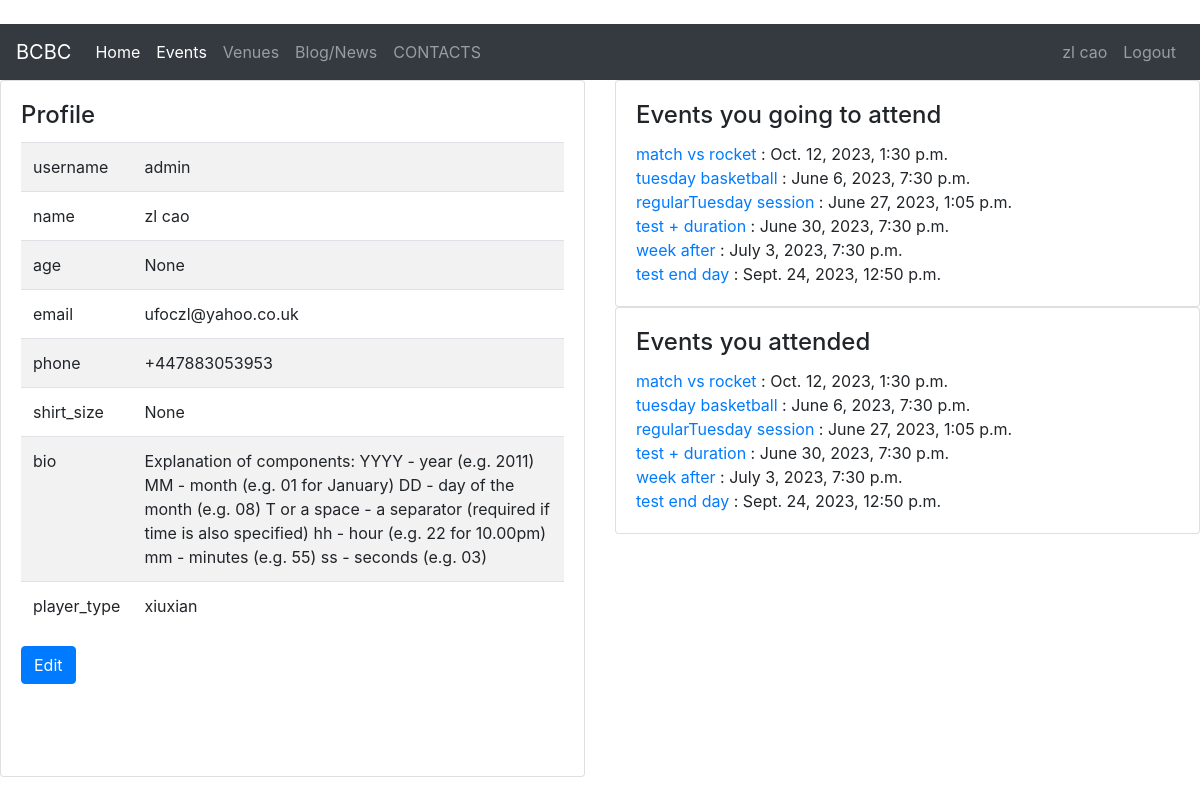
Screenshot of /members/user_profile/1/ (signed in) with the database file from the repository.
### members/models.py (models this page shows, shortened)
class Profile(models.Model):
    PLAYER_TYPE=(
        ('xiuxian','休闲'),
        ('yeren','野人'),
    )
    user=models.OneToOneField(User,null=True,on_delete=models.CASCADE)
    first_name=models.CharField('First Name',max_length=50,null=True,)
    last_name=models.CharField('Last Name',max_length=50,null=True,)
    nick_name=models.CharField('Nick Name',max_length=50,blank=True,null=True)
    age = models.IntegerField('Member Age',blank=True,null=True)
    email=models.EmailField('Member Email',max_length=50,null=True,)
    phone=models.CharField('Member Phone',max_length=50,blank=True,null=True)
    shirt_size= models.CharField('Shirt Size',max_length=20,null=True,blank=True)
    bio=models.TextField('Member Bio', max_length=500,null=True,blank=True)
    player_type=models.CharField(max_length=20,choices=PLAYER_TYPE,null=True,blank=True)

### event/models.py (models this page shows)
class Event(models.Model):
    DURATION_TYPE=(
        ('1','1'),
        ('1.5','1.5'),
        ('2','2'),
        ('2.5','2.5'),
        ('3','3'),
        ('3.5','3.5'),
        ('4','4'),
        ('others','others'),
    )
    name=models.CharField('Event Name',max_length=100)
    event_datetime=models.DateTimeField('Event Date')
    duration=models.CharField(max_length=10,choices=DURATION_TYPE,null=True)
    organiser= models.ForeignKey(User,null=True,blank=True,on_delete=models.CASCADE)
    venue=models.ForeignKey(Venue,null=True,on_delete=models.SET_NULL)
    price=models.CharField('Event price',max_length=50,null=True,blank=True)
    activity_note=models.TextField(max_length=200, null=True,blank=True)
    payment_qr=models.ImageField(blank=True,null=True,upload_to='images/') # looking into detial for sizegetattr(): attribute name must be string
    RSVP=models.ManyToManyField(Profile,blank=True,null=True,through='RSVP_Profile_inter')
    def __str__(self):
        return self.name

### members/views.py (the view)
# urls.py: path('user_profile/<profile_id>/', views.user_profile,name='user_profile'),
def user_profile(request,profile_id):
    profile=Profile.objects.get(pk=profile_id)
    return render(request,'authentication/profile.html',{'profile':profile})

### templates/authentication/profile.html (shortened to what this page needs)
{% extends 'master.html' %}
{% block content %}
<div class="row">
 <div class="col-sm-6">
    <div class="card" >
      <div class="card-body">
        <h4 class="card-title"> Profile</h4>
          <table class="table table-striped table-hove" style="width:100%">
              <tbody>
                <tr>
                    <td> username </td>
                    <td> {{ user.username }}</td>
                </tr>
                <tr>
                    <td>name</td>
                    <td>{{ profile.first_name }} {{ profile.last_name }}</td>
                </tr>
                <tr>
                    <td>age</td>
                    <td>{{ profile.age }}</td>
                </tr>
                <tr>
                    <td>email</td>
                    <td>{{ profile.email }}</td>
                </tr>
                <tr>
                    <td>phone</td>
                    <td>{{ profile.phone }}</td>
                </tr>
                <tr>
                    <td>shirt_size</td>
                    <td>{{ profile.shirt_size }}</td>
                </tr>
                <tr>
                    <td>bio</td>
                    <td>{{ profile.bio }}</td>
                </tr>
                <tr>
                    <td>player_type</td>
                    <td>{{ profile.player_type }}</td>
                </tr>
          </table>
             <a class="btn btn-primary" href="{% url 'update_profile' user.profile.id %}">  Edit </a>
           <br><br><br>
        <br>
      </div>
    </div>
      <br>
  </div>
<div class="col-sm-6">
    <div class="card" >
        <div class="card-body">
            <h4 class="card-title"> Events you going to attend</h4>
            {% for item in profile.event_set.all %}
                <a href="{% url 'event_detail' item.id %}"> {{ item }}</a> : {{ item.event_datetime }} <br>
            {% endfor %}
        </div>
    </div>
    <div class="card" >
        <div class="card-body">
            <h4 class="card-title"> Events you attended</h4>
            {% for item in profile.event_set.all %}
                <a href="{% url 'event_detail' item.id %}"> {{ item }}</a> : {{ item.event_datetime }} <br>
            {% endfor %}
        </div>
    </div>
</div>
</div>
{% endblock %}

### templates/event/navbar.html (shortened to what this page needs)
<br>
<nav class="navbar navbar-expand-lg navbar-dark bg-dark ">
  <a class="navbar-brand" href="{% url 'home' %}">BCBC</a>
  <div class="collapse navbar-collapse" id="navbarSupportedContent">
    <ul class="navbar-nav mr-auto">
      <li class="nav-item active">
        <a class="nav-link" href="{% url 'home' %}">Home <span class="sr-only">(current)</span></a>
      </li>
        <li class="nav-item">
            <a class="nav-link active" href="{% url 'all_events' %}">Events</a>
      </li>
     <li class="nav-item">
        <a class="nav-link" href="{% url 'all_venues' %}">Venues </a>
      </li>
        <li class="nav-item">
        <a class="nav-link" href="#">Blog/News</a>
      </li>
     <li class="nav-item">
        <a class="nav-link" href="{% url 'contact' %}">CONTACTS</a>
      </li>
    </ul>
    <ul class="navbar-nav right">
        {% if user.is_authenticated %}
            <li class="nav-item" align="right">
                <a class="nav-link" href=" {% url 'user_profile' user.profile.id %}">{{ user.profile.first_name }} {{ user.profile.last_name }}</a>
              </li>
             <li class="nav-item">
                <a class="nav-link" href="{% url 'user_logout' %}">Logout</a>
              </li>
        {% endif %}
    </ul>
  </div>
</nav>

### rows the page displays
Profile: first_name "zl", last_name "cao", age "None", email "ufoczl@yahoo.co.uk", phone "+447883053953", shirt_size "None", bio "Explanation of components: YYYY - year (e.g. 2011) MM - month (e.g. 01 for January) DD - day of the month (e.g. 08) T or a space - a separator (required if time is also specified) hh - hour (e.g. 22 for 10.00pm) mm - minutes (e.g. 55) ss - seconds (e.g. 03)", player_type "xiuxian"
Event: name "match vs rocket", event_datetime "Oct. 12, 2023, 1:30 p.m."
Event: name "tuesday basketball", event_datetime "June 6, 2023, 7:30 p.m."
Event: name "regularTuesday session", event_datetime "June 27, 2023, 1:05 p.m."
Event: name "test + duration", event_datetime "June 30, 2023, 7:30 p.m."
Event: name "week after", event_datetime "July 3, 2023, 7:30 p.m."
Event: name "test end day", event_datetime "Sept. 24, 2023, 12:50 p.m."

### other values shown
{{ user.profile.first_name }} "zl"
{{ user.profile.last_name }} "cao"
{{ user.username }} "admin"
